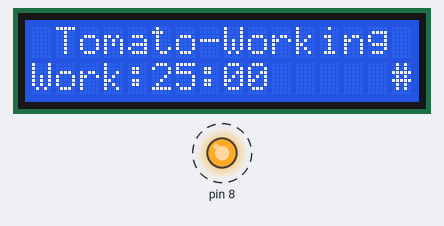
Bench run of a sketch on a simulated Arduino Uno, built with avr-gcc and run on an emulated ATmega328P. On the bench: 16×2 character LCD, output pins drawn as LEDs (lit = HIGH). Dashed ring = blinking.

Above: at 0.1 s.
At 4.1 s:
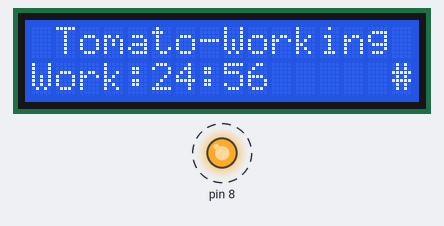
At 21.2 s:
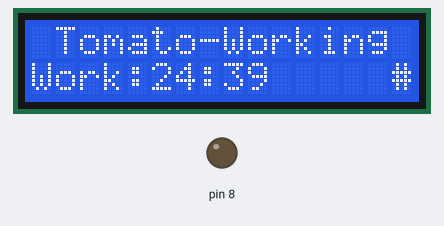
At 38.2 s:
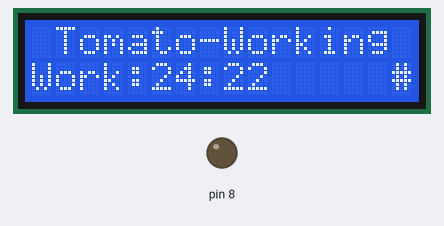
Timing chart, 0 to 39.7 s (numbered marks = the images above):
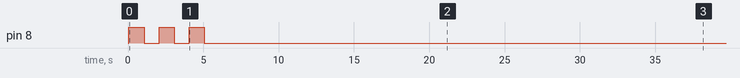

The sketch:

1602_________.ino
```cpp
/*
LiquidCrystal()　　　　 //构造函数
begin()　               //指定显示屏尺寸
clear()　　             //清屏并将光标置于左上角
home()　                //将光标置于左上角（不清屏）
setCursor()　　         //将光标置于指定位置
write()　　             //（在光标处）显示一个字符
print()　             　//显示字符串
cursor()　            　//显示光标（就是一个下划线）
noCursor()　　          //不显示光标
blink()　             　//光标闪烁（和8,9一起使用时不保证效果）
noBlink()　　           //光标不闪烁
noDisplay()　　         //关闭显示，但不会丢失内容（谁把灯关了？）
display()　　           //（使用noDisplay()后）恢复显示
scrollDisplayLeft()　   //将显示的内容向左滚动一格
scrollDisplayRight() 　 //将显示的内容向右滚动一格
autoscroll()　　        //打开自动滚动（具体解释往下拉）
noAutoscroll()　       //关闭自动滚动
leftToRight()　　      //从左向右显示内容（默认）
rightToLeft()　　      //从右向左显示内容
createChar()　　       //大奥义·字符创造之术（往下拉）
5 byte smiley[8] = {    //1表示亮，0表示不亮，此例显示一个笑脸
 6     B00000,
 7     B10001,
 8     B00000,
 9     B00000,
10     B10001,
11     B01110,
12     B00000,
13 };
16     int x=1;    //x可以为0~7的任何数字
17     lcd.createChar(x , smiley);    //将x号字符设置为smiley数组表示的样子
18     lcd.begin(16, 2);
19     lcd.write（x）;
*/
//#include <SPI.h>
#include <LiquidCrystal.h>
LiquidCrystal lcd(7, 6, 5, 4, 3, 2);
int loag;
void setup(){
//  Serial.begin(9600);
  pinMode(8,OUTPUT);
  lcd.begin(16,2);
  lcd.print(" Tomato-Working ");
  loag=0;
  jishu("Work",1500);
  loag++;
  jishu("Rest",300);
  jishu("Work",1500);
  loag++;
  jishu("Rest",300);
  jishu("Work",1500);
  loag++;
  jishu("Rest",300);
  jishu("Work",1500);
  }
void loop(){
    lcd.setCursor(0,1);
    lcd.print("Congratulations!");
    delay(1000);
    lcd.setCursor(0,1);
    lcd.print("     Effort     ");
    delay(1000);
  }

void jishu(char dis[4],int tim){//一次倒计时
  int loagz=5;
//  Serial.println(dis);
//  Serial.println(loagz);
  for(;tim>=0;tim--){
    digitalWrite(8,(loagz%2 == 0)?LOW:HIGH);
    if(loagz > 0)
      loagz--;
    lcd.setCursor(0,1);
    lcd.print(dis);
    lcd.print(":");

    if((tim/60) >= 10)
      lcd.print(tim/60);
      else{
        lcd.print("0");
        lcd.print(tim/60);
        }

    lcd.print(":");

    if((tim%60) >= 10)
      lcd.print(tim%60);
      else{
        lcd.print("0");
        lcd.print(tim%60);
        }

    lcd.setCursor(15-loag,1);
    lcd.print("####");
    delay(1000);
    }
  }
```

Measured:
- by itself, pin 8: alternates HIGH for 1.0 s and LOW for 1.0 s, 6 changes in all, then stays LOW
- what the display in image 1 shows lasts 1.0 s, from 4.1 s to 5.1 s
